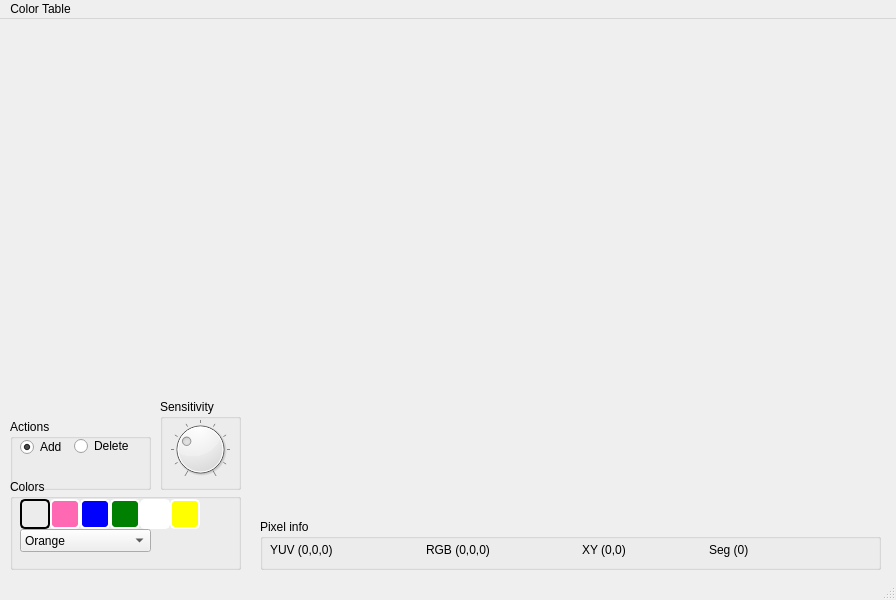
<?xml version="1.0" encoding="UTF-8"?>
<ui version="4.0">
 <class>ClassificationWindow</class>
 <widget class="QMainWindow" name="ClassificationWindow">
  <property name="geometry">
   <rect>
    <x>0</x>
    <y>0</y>
    <width>896</width>
    <height>600</height>
   </rect>
  </property>
  <property name="windowTitle">
   <string>VisionWindow</string>
  </property>
  <widget class="QWidget" name="centralwidget">
   <widget class="QGroupBox" name="groupBox">
    <property name="geometry">
     <rect>
      <x>260</x>
      <y>500</y>
      <width>621</width>
      <height>51</height>
     </rect>
    </property>
    <property name="title">
     <string notr="true">Pixel info</string>
    </property>
    <widget class="QWidget" name="layoutWidget">
     <property name="geometry">
      <rect>
       <x>10</x>
       <y>20</y>
       <width>560</width>
       <height>21</height>
      </rect>
     </property>
     <layout class="QHBoxLayout" name="horizontalLayout">
      <item>
       <widget class="QLabel" name="yuvLabel">
        <property name="minimumSize">
         <size>
          <width>150</width>
          <height>0</height>
         </size>
        </property>
        <property name="text">
         <string>YUV (0,0,0)</string>
        </property>
       </widget>
      </item>
      <item>
       <widget class="QLabel" name="rgbLabel">
        <property name="minimumSize">
         <size>
          <width>150</width>
          <height>0</height>
         </size>
        </property>
        <property name="text">
         <string>RGB (0,0,0)</string>
        </property>
       </widget>
      </item>
      <item>
       <widget class="QLabel" name="xyLabel">
        <property name="minimumSize">
         <size>
          <width>120</width>
          <height>0</height>
         </size>
        </property>
        <property name="text">
         <string>XY (0,0)</string>
        </property>
       </widget>
      </item>
      <item>
       <widget class="QLabel" name="segLabel">
        <property name="minimumSize">
         <size>
          <width>120</width>
          <height>0</height>
         </size>
        </property>
        <property name="text">
         <string>Seg (0)</string>
        </property>
       </widget>
      </item>
     </layout>
    </widget>
   </widget>
   <widget class="color_classifier::ImageWidget" name="bigImage" native="true">
    <property name="geometry">
     <rect>
      <x>250</x>
      <y>5</y>
      <width>640</width>
      <height>480</height>
     </rect>
    </property>
   </widget>
   <widget class="color_classifier::ImageWidget" name="rawImage" native="true">
    <property name="geometry">
     <rect>
      <x>5</x>
      <y>5</y>
      <width>240</width>
      <height>180</height>
     </rect>
    </property>
   </widget>
   <widget class="color_classifier::ImageWidget" name="segImage" native="true">
    <property name="geometry">
     <rect>
      <x>5</x>
      <y>190</y>
      <width>240</width>
      <height>180</height>
     </rect>
    </property>
   </widget>
   <widget class="QGroupBox" name="groupBox_2">
    <property name="geometry">
     <rect>
      <x>160</x>
      <y>380</y>
      <width>81</width>
      <height>91</height>
     </rect>
    </property>
    <property name="title">
     <string>Sensitivity</string>
    </property>
    <widget class="QDial" name="sensitivityDial">
     <property name="geometry">
      <rect>
       <x>10</x>
       <y>10</y>
       <width>60</width>
       <height>80</height>
      </rect>
     </property>
     <property name="palette">
      <palette>
       <active>
        <colorrole role="Base">
         <brush brushstyle="SolidPattern">
          <color alpha="255">
           <red>255</red>
           <green>255</green>
           <blue>255</blue>
          </color>
         </brush>
        </colorrole>
        <colorrole role="Window">
         <brush brushstyle="SolidPattern">
          <color alpha="255">
           <red>239</red>
           <green>201</green>
           <blue>182</blue>
          </color>
         </brush>
        </colorrole>
       </active>
       <inactive>
        <colorrole role="Base">
         <brush brushstyle="SolidPattern">
          <color alpha="255">
           <red>255</red>
           <green>255</green>
           <blue>255</blue>
          </color>
         </brush>
        </colorrole>
        <colorrole role="Window">
         <brush brushstyle="SolidPattern">
          <color alpha="255">
           <red>239</red>
           <green>201</green>
           <blue>182</blue>
          </color>
         </brush>
        </colorrole>
       </inactive>
       <disabled>
        <colorrole role="Base">
         <brush brushstyle="SolidPattern">
          <color alpha="255">
           <red>239</red>
           <green>201</green>
           <blue>182</blue>
          </color>
         </brush>
        </colorrole>
        <colorrole role="Window">
         <brush brushstyle="SolidPattern">
          <color alpha="255">
           <red>239</red>
           <green>201</green>
           <blue>182</blue>
          </color>
         </brush>
        </colorrole>
       </disabled>
      </palette>
     </property>
     <property name="autoFillBackground">
      <bool>false</bool>
     </property>
     <property name="maximum">
      <number>10</number>
     </property>
     <property name="value">
      <number>3</number>
     </property>
     <property name="notchesVisible">
      <bool>true</bool>
     </property>
    </widget>
   </widget>
   <widget class="QGroupBox" name="groupBox_3">
    <property name="geometry">
     <rect>
      <x>10</x>
      <y>400</y>
      <width>141</width>
      <height>71</height>
     </rect>
    </property>
    <property name="title">
     <string>Actions</string>
    </property>
    <widget class="QRadioButton" name="deleteRadio">
     <property name="geometry">
      <rect>
       <x>64</x>
       <y>15</y>
       <width>71</width>
       <height>24</height>
      </rect>
     </property>
     <property name="text">
      <string>Delete</string>
     </property>
     <property name="checkable">
      <bool>true</bool>
     </property>
    </widget>
    <widget class="QRadioButton" name="addRadio">
     <property name="geometry">
      <rect>
       <x>10</x>
       <y>16</y>
       <width>51</width>
       <height>24</height>
      </rect>
     </property>
     <property name="text">
      <string>Add</string>
     </property>
     <property name="checkable">
      <bool>true</bool>
     </property>
     <property name="checked">
      <bool>true</bool>
     </property>
    </widget>
   </widget>
   <widget class="QGroupBox" name="groupBox_4">
    <property name="geometry">
     <rect>
      <x>10</x>
      <y>460</y>
      <width>231</width>
      <height>91</height>
     </rect>
    </property>
    <property name="title">
     <string>Colors</string>
    </property>
    <widget class="QPushButton" name="orangeButton">
     <property name="geometry">
      <rect>
       <x>10</x>
       <y>20</y>
       <width>30</width>
       <height>30</height>
      </rect>
     </property>
     <property name="palette">
      <palette>
       <active>
        <colorrole role="Button">
         <brush brushstyle="SolidPattern">
          <color alpha="255">
           <red>255</red>
           <green>69</green>
           <blue>0</blue>
          </color>
         </brush>
        </colorrole>
        <colorrole role="Base">
         <brush brushstyle="SolidPattern">
          <color alpha="255">
           <red>255</red>
           <green>69</green>
           <blue>0</blue>
          </color>
         </brush>
        </colorrole>
        <colorrole role="Window">
         <brush brushstyle="SolidPattern">
          <color alpha="255">
           <red>255</red>
           <green>69</green>
           <blue>0</blue>
          </color>
         </brush>
        </colorrole>
       </active>
       <inactive>
        <colorrole role="Button">
         <brush brushstyle="SolidPattern">
          <color alpha="255">
           <red>255</red>
           <green>69</green>
           <blue>0</blue>
          </color>
         </brush>
        </colorrole>
        <colorrole role="Base">
         <brush brushstyle="SolidPattern">
          <color alpha="255">
           <red>255</red>
           <green>69</green>
           <blue>0</blue>
          </color>
         </brush>
        </colorrole>
        <colorrole role="Window">
         <brush brushstyle="SolidPattern">
          <color alpha="255">
           <red>255</red>
           <green>69</green>
           <blue>0</blue>
          </color>
         </brush>
        </colorrole>
       </inactive>
       <disabled>
        <colorrole role="Button">
         <brush brushstyle="SolidPattern">
          <color alpha="255">
           <red>255</red>
           <green>69</green>
           <blue>0</blue>
          </color>
         </brush>
        </colorrole>
        <colorrole role="Base">
         <brush brushstyle="SolidPattern">
          <color alpha="255">
           <red>255</red>
           <green>69</green>
           <blue>0</blue>
          </color>
         </brush>
        </colorrole>
        <colorrole role="Window">
         <brush brushstyle="SolidPattern">
          <color alpha="255">
           <red>255</red>
           <green>69</green>
           <blue>0</blue>
          </color>
         </brush>
        </colorrole>
       </disabled>
      </palette>
     </property>
     <property name="toolTip">
      <string>Orange</string>
     </property>
     <property name="styleSheet">
      <string notr="true">QPushButton {
     background-color: rgb(255,69.0);
     border-style: outset;
     border-width: 2px;
     border-radius: 5px;
     border-color: white;
 }
 QPushButton:checked {
     border-color: black;
     border-style: inset;
 }</string>
     </property>
     <property name="text">
      <string/>
     </property>
     <property name="checkable">
      <bool>true</bool>
     </property>
     <property name="checked">
      <bool>true</bool>
     </property>
     <property name="default">
      <bool>false</bool>
     </property>
     <property name="flat">
      <bool>false</bool>
     </property>
    </widget>
    <widget class="QPushButton" name="pinkButton">
     <property name="geometry">
      <rect>
       <x>40</x>
       <y>20</y>
       <width>30</width>
       <height>30</height>
      </rect>
     </property>
     <property name="palette">
      <palette>
       <active>
        <colorrole role="Button">
         <brush brushstyle="SolidPattern">
          <color alpha="255">
           <red>255</red>
           <green>105</green>
           <blue>180</blue>
          </color>
         </brush>
        </colorrole>
        <colorrole role="Base">
         <brush brushstyle="SolidPattern">
          <color alpha="255">
           <red>255</red>
           <green>105</green>
           <blue>180</blue>
          </color>
         </brush>
        </colorrole>
        <colorrole role="Window">
         <brush brushstyle="SolidPattern">
          <color alpha="255">
           <red>255</red>
           <green>105</green>
           <blue>180</blue>
          </color>
         </brush>
        </colorrole>
       </active>
       <inactive>
        <colorrole role="Button">
         <brush brushstyle="SolidPattern">
          <color alpha="255">
           <red>255</red>
           <green>105</green>
           <blue>180</blue>
          </color>
         </brush>
        </colorrole>
        <colorrole role="Base">
         <brush brushstyle="SolidPattern">
          <color alpha="255">
           <red>255</red>
           <green>105</green>
           <blue>180</blue>
          </color>
         </brush>
        </colorrole>
        <colorrole role="Window">
         <brush brushstyle="SolidPattern">
          <color alpha="255">
           <red>255</red>
           <green>105</green>
           <blue>180</blue>
          </color>
         </brush>
        </colorrole>
       </inactive>
       <disabled>
        <colorrole role="Button">
         <brush brushstyle="SolidPattern">
          <color alpha="255">
           <red>255</red>
           <green>105</green>
           <blue>180</blue>
          </color>
         </brush>
        </colorrole>
        <colorrole role="Base">
         <brush brushstyle="SolidPattern">
          <color alpha="255">
           <red>255</red>
           <green>105</green>
           <blue>180</blue>
          </color>
         </brush>
        </colorrole>
        <colorrole role="Window">
         <brush brushstyle="SolidPattern">
          <color alpha="255">
           <red>255</red>
           <green>105</green>
           <blue>180</blue>
          </color>
         </brush>
        </colorrole>
       </disabled>
      </palette>
     </property>
     <property name="toolTip">
      <string>Pink</string>
     </property>
     <property name="styleSheet">
      <string notr="true">QPushButton {
     background-color: rgb(255,105,180);
     border-style: outset;
     border-width: 2px;
     border-radius: 5px;
     border-color: white;
 }
 QPushButton:checked {
     border-color: black;
     border-style: inset;
 }</string>
     </property>
     <property name="text">
      <string/>
     </property>
     <property name="checkable">
      <bool>true</bool>
     </property>
     <property name="default">
      <bool>false</bool>
     </property>
     <property name="flat">
      <bool>false</bool>
     </property>
    </widget>
    <widget class="QComboBox" name="colorCombo">
     <property name="geometry">
      <rect>
       <x>10</x>
       <y>50</y>
       <width>131</width>
       <height>23</height>
      </rect>
     </property>
     <item>
      <property name="text">
       <string>Orange</string>
      </property>
     </item>
     <item>
      <property name="text">
       <string>Pink</string>
      </property>
     </item>
     <item>
      <property name="text">
       <string>Blue</string>
      </property>
     </item>
     <item>
      <property name="text">
       <string>Green</string>
      </property>
     </item>
     <item>
      <property name="text">
       <string>White</string>
      </property>
     </item>
     <item>
      <property name="text">
       <string>Yellow</string>
      </property>
     </item>
    </widget>
    <widget class="QPushButton" name="blueButton">
     <property name="geometry">
      <rect>
       <x>70</x>
       <y>20</y>
       <width>30</width>
       <height>30</height>
      </rect>
     </property>
     <property name="palette">
      <palette>
       <active>
        <colorrole role="Button">
         <brush brushstyle="SolidPattern">
          <color alpha="255">
           <red>0</red>
           <green>0</green>
           <blue>255</blue>
          </color>
         </brush>
        </colorrole>
        <colorrole role="Base">
         <brush brushstyle="SolidPattern">
          <color alpha="255">
           <red>0</red>
           <green>0</green>
           <blue>255</blue>
          </color>
         </brush>
        </colorrole>
        <colorrole role="Window">
         <brush brushstyle="SolidPattern">
          <color alpha="255">
           <red>0</red>
           <green>0</green>
           <blue>255</blue>
          </color>
         </brush>
        </colorrole>
       </active>
       <inactive>
        <colorrole role="Button">
         <brush brushstyle="SolidPattern">
          <color alpha="255">
           <red>0</red>
           <green>0</green>
           <blue>255</blue>
          </color>
         </brush>
        </colorrole>
        <colorrole role="Base">
         <brush brushstyle="SolidPattern">
          <color alpha="255">
           <red>0</red>
           <green>0</green>
           <blue>255</blue>
          </color>
         </brush>
        </colorrole>
        <colorrole role="Window">
         <brush brushstyle="SolidPattern">
          <color alpha="255">
           <red>0</red>
           <green>0</green>
           <blue>255</blue>
          </color>
         </brush>
        </colorrole>
       </inactive>
       <disabled>
        <colorrole role="Button">
         <brush brushstyle="SolidPattern">
          <color alpha="255">
           <red>0</red>
           <green>0</green>
           <blue>255</blue>
          </color>
         </brush>
        </colorrole>
        <colorrole role="Base">
         <brush brushstyle="SolidPattern">
          <color alpha="255">
           <red>0</red>
           <green>0</green>
           <blue>255</blue>
          </color>
         </brush>
        </colorrole>
        <colorrole role="Window">
         <brush brushstyle="SolidPattern">
          <color alpha="255">
           <red>0</red>
           <green>0</green>
           <blue>255</blue>
          </color>
         </brush>
        </colorrole>
       </disabled>
      </palette>
     </property>
     <property name="toolTip">
      <string>Blue</string>
     </property>
     <property name="styleSheet">
      <string notr="true">QPushButton {
     background-color: rgb(0,0,255);
     border-style: outset;
     border-width: 2px;
     border-radius: 5px;
     border-color: white;
 }
 QPushButton:checked {
     border-color: black;
     border-style: inset;
 }</string>
     </property>
     <property name="text">
      <string/>
     </property>
     <property name="checkable">
      <bool>true</bool>
     </property>
     <property name="default">
      <bool>false</bool>
     </property>
     <property name="flat">
      <bool>false</bool>
     </property>
    </widget>
    <widget class="QPushButton" name="greenButton">
     <property name="geometry">
      <rect>
       <x>100</x>
       <y>20</y>
       <width>30</width>
       <height>30</height>
      </rect>
     </property>
     <property name="palette">
      <palette>
       <active>
        <colorrole role="Button">
         <brush brushstyle="SolidPattern">
          <color alpha="255">
           <red>0</red>
           <green>128</green>
           <blue>0</blue>
          </color>
         </brush>
        </colorrole>
        <colorrole role="Base">
         <brush brushstyle="SolidPattern">
          <color alpha="255">
           <red>0</red>
           <green>128</green>
           <blue>0</blue>
          </color>
         </brush>
        </colorrole>
        <colorrole role="Window">
         <brush brushstyle="SolidPattern">
          <color alpha="255">
           <red>0</red>
           <green>128</green>
           <blue>0</blue>
          </color>
         </brush>
        </colorrole>
       </active>
       <inactive>
        <colorrole role="Button">
         <brush brushstyle="SolidPattern">
          <color alpha="255">
           <red>0</red>
           <green>128</green>
           <blue>0</blue>
          </color>
         </brush>
        </colorrole>
        <colorrole role="Base">
         <brush brushstyle="SolidPattern">
          <color alpha="255">
           <red>0</red>
           <green>128</green>
           <blue>0</blue>
          </color>
         </brush>
        </colorrole>
        <colorrole role="Window">
         <brush brushstyle="SolidPattern">
          <color alpha="255">
           <red>0</red>
           <green>128</green>
           <blue>0</blue>
          </color>
         </brush>
        </colorrole>
       </inactive>
       <disabled>
        <colorrole role="Button">
         <brush brushstyle="SolidPattern">
          <color alpha="255">
           <red>0</red>
           <green>128</green>
           <blue>0</blue>
          </color>
         </brush>
        </colorrole>
        <colorrole role="Base">
         <brush brushstyle="SolidPattern">
          <color alpha="255">
           <red>0</red>
           <green>128</green>
           <blue>0</blue>
          </color>
         </brush>
        </colorrole>
        <colorrole role="Window">
         <brush brushstyle="SolidPattern">
          <color alpha="255">
           <red>0</red>
           <green>128</green>
           <blue>0</blue>
          </color>
         </brush>
        </colorrole>
       </disabled>
      </palette>
     </property>
     <property name="toolTip">
      <string>Green</string>
     </property>
     <property name="styleSheet">
      <string notr="true">QPushButton {
     background-color: rgb(0,128,0);
     border-style: outset;
     border-width: 2px;
     border-radius: 5px;
     border-color: white;
 }
 QPushButton:checked {
     border-color: black;
     border-style: inset;
 }</string>
     </property>
     <property name="text">
      <string/>
     </property>
     <property name="checkable">
      <bool>true</bool>
     </property>
     <property name="checked">
      <bool>false</bool>
     </property>
     <property name="default">
      <bool>false</bool>
     </property>
     <property name="flat">
      <bool>false</bool>
     </property>
    </widget>
    <widget class="QPushButton" name="yellowButton">
     <property name="geometry">
      <rect>
       <x>160</x>
       <y>20</y>
       <width>30</width>
       <height>30</height>
      </rect>
     </property>
     <property name="palette">
      <palette>
       <active>
        <colorrole role="Button">
         <brush brushstyle="SolidPattern">
          <color alpha="255">
           <red>255</red>
           <green>255</green>
           <blue>0</blue>
          </color>
         </brush>
        </colorrole>
        <colorrole role="Base">
         <brush brushstyle="SolidPattern">
          <color alpha="255">
           <red>255</red>
           <green>255</green>
           <blue>0</blue>
          </color>
         </brush>
        </colorrole>
        <colorrole role="Window">
         <brush brushstyle="SolidPattern">
          <color alpha="255">
           <red>255</red>
           <green>255</green>
           <blue>0</blue>
          </color>
         </brush>
        </colorrole>
       </active>
       <inactive>
        <colorrole role="Button">
         <brush brushstyle="SolidPattern">
          <color alpha="255">
           <red>255</red>
           <green>255</green>
           <blue>0</blue>
          </color>
         </brush>
        </colorrole>
        <colorrole role="Base">
         <brush brushstyle="SolidPattern">
          <color alpha="255">
           <red>255</red>
           <green>255</green>
           <blue>0</blue>
          </color>
         </brush>
        </colorrole>
        <colorrole role="Window">
         <brush brushstyle="SolidPattern">
          <color alpha="255">
           <red>255</red>
           <green>255</green>
           <blue>0</blue>
          </color>
         </brush>
        </colorrole>
       </inactive>
       <disabled>
        <colorrole role="Button">
         <brush brushstyle="SolidPattern">
          <color alpha="255">
           <red>255</red>
           <green>255</green>
           <blue>0</blue>
          </color>
         </brush>
        </colorrole>
        <colorrole role="Base">
         <brush brushstyle="SolidPattern">
          <color alpha="255">
           <red>255</red>
           <green>255</green>
           <blue>0</blue>
          </color>
         </brush>
        </colorrole>
        <colorrole role="Window">
         <brush brushstyle="SolidPattern">
          <color alpha="255">
           <red>255</red>
           <green>255</green>
           <blue>0</blue>
          </color>
         </brush>
        </colorrole>
       </disabled>
      </palette>
     </property>
     <property name="toolTip">
      <string>Yellow</string>
     </property>
     <property name="styleSheet">
      <string notr="true">QPushButton {
     background-color: yellow;
     border-style: outset;
     border-width: 2px;
     border-radius: 5px;
     border-color: white;
 }
 QPushButton:checked {
     border-color: black;
     border-style: inset;
 }</string>
     </property>
     <property name="text">
      <string/>
     </property>
     <property name="checkable">
      <bool>true</bool>
     </property>
     <property name="default">
      <bool>false</bool>
     </property>
     <property name="flat">
      <bool>false</bool>
     </property>
    </widget>
    <widget class="QPushButton" name="whiteButton">
     <property name="geometry">
      <rect>
       <x>130</x>
       <y>20</y>
       <width>30</width>
       <height>30</height>
      </rect>
     </property>
     <property name="palette">
      <palette>
       <active>
        <colorrole role="Button">
         <brush brushstyle="SolidPattern">
          <color alpha="255">
           <red>255</red>
           <green>255</green>
           <blue>255</blue>
          </color>
         </brush>
        </colorrole>
        <colorrole role="Base">
         <brush brushstyle="SolidPattern">
          <color alpha="255">
           <red>255</red>
           <green>255</green>
           <blue>255</blue>
          </color>
         </brush>
        </colorrole>
        <colorrole role="Window">
         <brush brushstyle="SolidPattern">
          <color alpha="255">
           <red>255</red>
           <green>255</green>
           <blue>255</blue>
          </color>
         </brush>
        </colorrole>
       </active>
       <inactive>
        <colorrole role="Button">
         <brush brushstyle="SolidPattern">
          <color alpha="255">
           <red>255</red>
           <green>255</green>
           <blue>255</blue>
          </color>
         </brush>
        </colorrole>
        <colorrole role="Base">
         <brush brushstyle="SolidPattern">
          <color alpha="255">
           <red>255</red>
           <green>255</green>
           <blue>255</blue>
          </color>
         </brush>
        </colorrole>
        <colorrole role="Window">
         <brush brushstyle="SolidPattern">
          <color alpha="255">
           <red>255</red>
           <green>255</green>
           <blue>255</blue>
          </color>
         </brush>
        </colorrole>
       </inactive>
       <disabled>
        <colorrole role="Button">
         <brush brushstyle="SolidPattern">
          <color alpha="255">
           <red>255</red>
           <green>255</green>
           <blue>255</blue>
          </color>
         </brush>
        </colorrole>
        <colorrole role="Base">
         <brush brushstyle="SolidPattern">
          <color alpha="255">
           <red>255</red>
           <green>255</green>
           <blue>255</blue>
          </color>
         </brush>
        </colorrole>
        <colorrole role="Window">
         <brush brushstyle="SolidPattern">
          <color alpha="255">
           <red>255</red>
           <green>255</green>
           <blue>255</blue>
          </color>
         </brush>
        </colorrole>
       </disabled>
      </palette>
     </property>
     <property name="toolTip">
      <string>White</string>
     </property>
     <property name="styleSheet">
      <string notr="true">QPushButton {
     background-color: white;
     border-style: outset;
     border-width: 2px;
     border-radius: 5px;
     border-color: white;
 }
 QPushButton:checked {
     border-color: black;
     border-style: inset;
 }</string>
     </property>
     <property name="text">
      <string/>
     </property>
     <property name="checkable">
      <bool>true</bool>
     </property>
     <property name="default">
      <bool>false</bool>
     </property>
     <property name="flat">
      <bool>false</bool>
     </property>
    </widget>
   </widget>
  </widget>
  <widget class="QMenuBar" name="menuBar">
   <property name="geometry">
    <rect>
     <x>0</x>
     <y>0</y>
     <width>896</width>
     <height>23</height>
    </rect>
   </property>
   <widget class="QMenu" name="menuColour_Table">
    <property name="title">
     <string>Color Table</string>
    </property>
    <addaction name="actionNew"/>
    <addaction name="actionOpen"/>
    <addaction name="actionSave"/>
    <addaction name="actionSave_As"/>
   </widget>
   <addaction name="menuColour_Table"/>
  </widget>
  <widget class="QStatusBar" name="statusBar"/>
  <action name="actionOpen">
   <property name="text">
    <string>Open</string>
   </property>
  </action>
  <action name="actionSave">
   <property name="text">
    <string>Save</string>
   </property>
  </action>
  <action name="actionSave_As">
   <property name="text">
    <string>Save As</string>
   </property>
  </action>
  <action name="actionNew">
   <property name="text">
    <string>New</string>
   </property>
  </action>
 </widget>
 <customwidgets>
  <customwidget>
   <class>color_classifier::ImageWidget</class>
   <extends>QWidget</extends>
   <header>../include/color_classifier/image_widget.h</header>
   <container>1</container>
  </customwidget>
 </customwidgets>
 <resources/>
 <connections/>
</ui>
